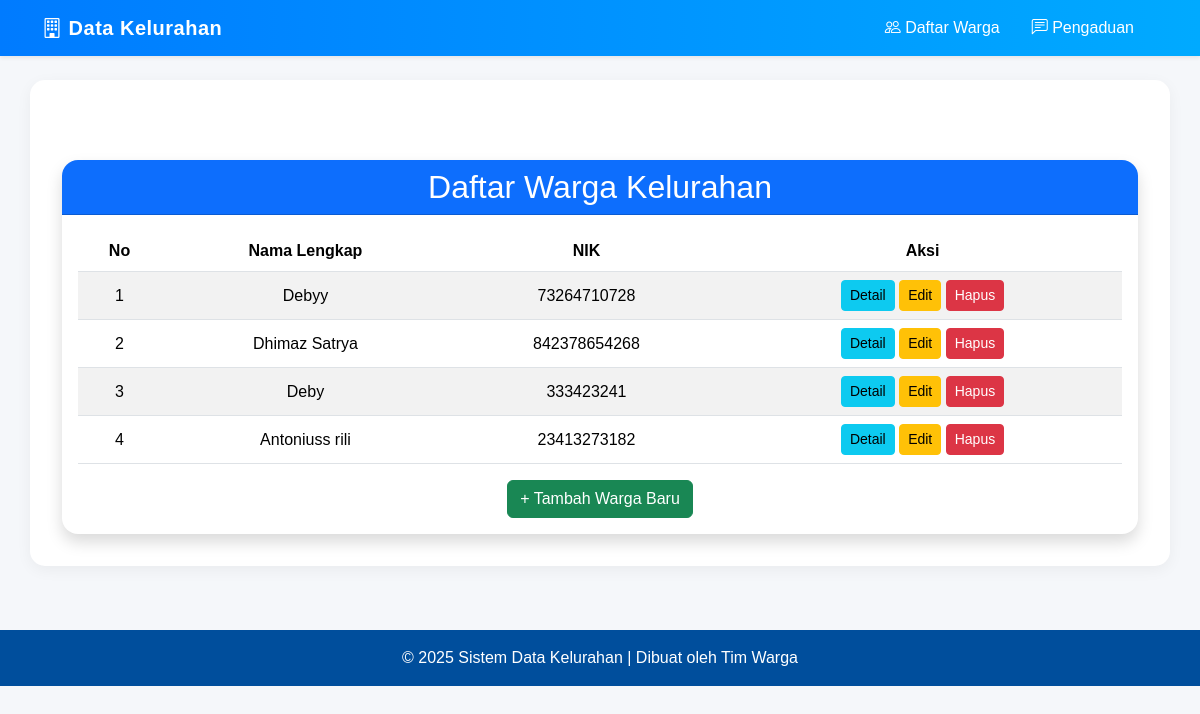
The page /warga/ on the database its author committed.
### warga/models.py (models this page shows, shortened)
class Warga(models.Model):
    nik = models.CharField(max_length=16, unique=True, verbose_name="Nomor Induk Kependudukan")
    nama_lengkap = models.CharField(max_length=100, verbose_name="Nama Lengkap")
    alamat = models.TextField(verbose_name="Alamat Tinggal")
    nomor_telepon = models.CharField(max_length=15, blank=True, verbose_name="Nomor Telepon")
    tanggal_registrasi = models.DateTimeField(auto_now_add=True)

### warga/views.py (the view)
# urls.py: path('', WargaListView.as_view(), name='warga-list'),
class WargaListView(ListView):
    model = Warga
    template_name = 'warga/warga_list.html'

### warga/templates/warga/warga_list.html
{% extends 'base.html' %} {% block content %}
<div class="card shadow border-0 rounded-4 mt-5">
  <div class="card-header bg-primary text-white text-center rounded-top-4">
    <h2 class="mb-0">Daftar Warga Kelurahan</h2>
  </div>
  <div class="card-body">
    {% if object_list %}
    <table class="table table-striped text-center align-middle">
      <thead>
        <tr>
          <th>No</th>
          <th>Nama Lengkap</th>
          <th>NIK</th>
          <th>Aksi</th>
        </tr>
      </thead>
      <tbody>
        {% for warga in object_list %}
        <tr>
          <td>{{ forloop.counter }}</td>
          <td>{{ warga.nama_lengkap }}</td>
          <td>{{ warga.nik }}</td>
          <td>
            <a
              href="{% url 'warga:warga-detail' warga.pk %}"
              class="btn btn-sm btn-info"
              >Detail</a
            >
            <a
              href="{% url 'warga:warga-edit' warga.pk %}"
              class="btn btn-sm btn-warning"
              >Edit</a
            >
            <a
              href="{% url 'warga:warga-hapus' warga.pk %}"
              class="btn btn-sm btn-danger"
              >Hapus</a
            >
          </td>
        </tr>
        {% endfor %}
      </tbody>
    </table>
    {% else %}
    <p class="text-center">Belum ada data warga.</p>
    {% endif %}
    <div class="text-center mt-3">
      <a href="{% url 'warga:warga-tambah' %}" class="btn btn-success"
        >+ Tambah Warga Baru</a
      >
    </div>
  </div>
</div>
{% endblock %}

### warga/templates/base.html (style rules this page uses)
body { background-color: #f5f7fa; font-family: "Poppins", sans-serif; }

### rows shown on the page
Warga: nama_lengkap "Debyy", nik "73264710728"
Warga: nama_lengkap "Dhimaz Satrya", nik "842378654268"
Warga: nama_lengkap "Deby", nik "333423241"
Warga: nama_lengkap "Antoniuss rili", nik "23413273182"
